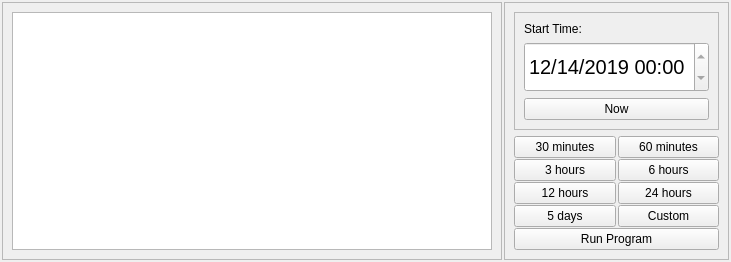
      <widget class="QWidget" name="ProgramPage">
       <property name="toolTipDuration">
        <number>-8</number>
       </property>
       <layout class="QHBoxLayout" name="horizontalLayout_7">
        <property name="spacing">
         <number>2</number>
        </property>
        <property name="leftMargin">
         <number>2</number>
        </property>
        <property name="topMargin">
         <number>2</number>
        </property>
        <property name="rightMargin">
         <number>2</number>
        </property>
        <property name="bottomMargin">
         <number>2</number>
        </property>
        <item>
         <widget class="QScrollArea" name="scrollArea_2">
          <property name="minimumSize">
           <size>
            <width>500</width>
            <height>0</height>
           </size>
          </property>
          <property name="widgetResizable">
           <bool>true</bool>
          </property>
          <widget class="QWidget" name="scrollAreaWidgetContents_2">
           <property name="geometry">
            <rect>
             <x>0</x>
             <y>0</y>
             <width>541</width>
             <height>384</height>
            </rect>
           </property>
           <layout class="QVBoxLayout" name="verticalLayout_6">
            <item>
             <widget class="QTextEdit" name="ProgramTextEdit">
              <property name="font">
               <font>
                <pointsize>8</pointsize>
               </font>
              </property>
              <property name="readOnly">
               <bool>true</bool>
              </property>
             </widget>
            </item>
           </layout>
          </widget>
         </widget>
        </item>
        <item>
         <widget class="QFrame" name="frame_8">
          <property name="minimumSize">
           <size>
            <width>200</width>
            <height>0</height>
           </size>
          </property>
          <property name="frameShape">
           <enum>QFrame::StyledPanel</enum>
          </property>
          <property name="frameShadow">
           <enum>QFrame::Raised</enum>
          </property>
          <layout class="QVBoxLayout" name="verticalLayout_2">
           <item>
            <widget class="QFrame" name="frame">
             <property name="maximumSize">
              <size>
               <width>16777215</width>
               <height>130</height>
              </size>
             </property>
             <property name="frameShape">
              <enum>QFrame::StyledPanel</enum>
             </property>
             <property name="frameShadow">
              <enum>QFrame::Raised</enum>
             </property>
             <layout class="QVBoxLayout" name="verticalLayout_8">
              <item>
               <widget class="QLabel" name="label_11">
                <property name="text">
                 <string>Start Time:</string>
                </property>
               </widget>
              </item>
              <item>
               <widget class="QDateTimeEdit" name="StartTimeEdit">
                <property name="minimumSize">
                 <size>
                  <width>0</width>
                  <height>50</height>
                 </size>
                </property>
                <property name="font">
                 <font>
                  <pointsize>15</pointsize>
                 </font>
                </property>
                <property name="minimumDate">
                 <date>
                  <year>2019</year>
                  <month>12</month>
                  <day>14</day>
                 </date>
                </property>
                <property name="displayFormat">
                 <string>MM/dd/yyyy HH:mm</string>
                </property>
                <property name="calendarPopup">
                 <bool>false</bool>
                </property>
               </widget>
              </item>
              <item>
               <widget class="QPushButton" name="StartTimeNowButton">
                <property name="text">
                 <string>Now</string>
                </property>
               </widget>
              </item>
             </layout>
            </widget>
           </item>
           <item>
            <layout class="QGridLayout" name="gridLayout_2">
             <property name="horizontalSpacing">
              <number>2</number>
             </property>
             <property name="verticalSpacing">
              <number>1</number>
             </property>
             <item row="1" column="1">
              <widget class="QPushButton" name="T6HrButton">
               <property name="sizePolicy">
                <sizepolicy hsizetype="Minimum" vsizetype="MinimumExpanding">
                 <horstretch>0</horstretch>
                 <verstretch>0</verstretch>
                </sizepolicy>
               </property>
               <property name="text">
                <string>6 hours</string>
               </property>
              </widget>
             </item>
             <item row="0" column="0">
              <widget class="QPushButton" name="T30MinButton">
               <property name="sizePolicy">
                <sizepolicy hsizetype="Minimum" vsizetype="MinimumExpanding">
                 <horstretch>0</horstretch>
                 <verstretch>0</verstretch>
                </sizepolicy>
               </property>
               <property name="text">
                <string>30 minutes</string>
               </property>
              </widget>
             </item>
             <item row="0" column="1">
              <widget class="QPushButton" name="T60MinButton">
               <property name="sizePolicy">
                <sizepolicy hsizetype="Minimum" vsizetype="Preferred">
                 <horstretch>0</horstretch>
                 <verstretch>0</verstretch>
                </sizepolicy>
               </property>
               <property name="text">
                <string>60 minutes</string>
               </property>
              </widget>
             </item>
             <item row="2" column="1">
              <widget class="QPushButton" name="T24HrButton">
               <property name="sizePolicy">
                <sizepolicy hsizetype="Minimum" vsizetype="MinimumExpanding">
                 <horstretch>0</horstretch>
                 <verstretch>0</verstretch>
                </sizepolicy>
               </property>
               <property name="text">
                <string>24 hours</string>
               </property>
               <property name="flat">
                <bool>false</bool>
               </property>
              </widget>
             </item>
             <item row="3" column="0">
              <widget class="QPushButton" name="T5DButton">
               <property name="sizePolicy">
                <sizepolicy hsizetype="Minimum" vsizetype="MinimumExpanding">
                 <horstretch>0</horstretch>
                 <verstretch>0</verstretch>
                </sizepolicy>
               </property>
               <property name="text">
                <string>5 days</string>
               </property>
              </widget>
             </item>
             <item row="2" column="0">
              <widget class="QPushButton" name="T12HrButton">
               <property name="sizePolicy">
                <sizepolicy hsizetype="Minimum" vsizetype="MinimumExpanding">
                 <horstretch>0</horstretch>
                 <verstretch>0</verstretch>
                </sizepolicy>
               </property>
               <property name="text">
                <string>12 hours</string>
               </property>
              </widget>
             </item>
             <item row="1" column="0">
              <widget class="QPushButton" name="T3HrButton">
               <property name="sizePolicy">
                <sizepolicy hsizetype="Minimum" vsizetype="MinimumExpanding">
                 <horstretch>0</horstretch>
                 <verstretch>0</verstretch>
                </sizepolicy>
               </property>
               <property name="text">
                <string>3 hours</string>
               </property>
              </widget>
             </item>
             <item row="3" column="1">
              <widget class="QPushButton" name="CustomButton">
               <property name="sizePolicy">
                <sizepolicy hsizetype="Minimum" vsizetype="MinimumExpanding">
                 <horstretch>0</horstretch>
                 <verstretch>0</verstretch>
                </sizepolicy>
               </property>
               <property name="text">
                <string>Custom</string>
               </property>
              </widget>
             </item>
             <item row="4" column="0" colspan="2">
              <widget class="QPushButton" name="RunProgramButton">
               <property name="sizePolicy">
                <sizepolicy hsizetype="Minimum" vsizetype="MinimumExpanding">
                 <horstretch>0</horstretch>
                 <verstretch>0</verstretch>
                </sizepolicy>
               </property>
               <property name="text">
                <string>Run Program</string>
               </property>
              </widget>
             </item>
            </layout>
           </item>
          </layout>
         </widget>
        </item>
       </layout>
      </widget>
